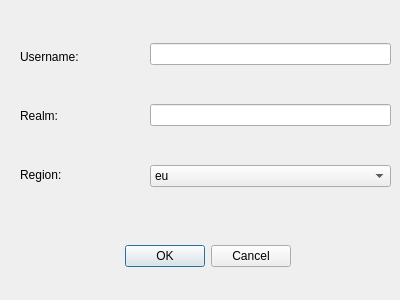
<?xml version="1.0" encoding="UTF-8"?>
<ui version="4.0">
 <class>newDialog</class>
 <widget class="QDialog" name="newDialog">
  <property name="geometry">
   <rect>
    <x>0</x>
    <y>0</y>
    <width>400</width>
    <height>300</height>
   </rect>
  </property>
  <property name="sizePolicy">
   <sizepolicy hsizetype="Fixed" vsizetype="Fixed">
    <horstretch>0</horstretch>
    <verstretch>0</verstretch>
   </sizepolicy>
  </property>
  <property name="minimumSize">
   <size>
    <width>400</width>
    <height>300</height>
   </size>
  </property>
  <property name="maximumSize">
   <size>
    <width>400</width>
    <height>300</height>
   </size>
  </property>
  <property name="windowTitle">
   <string>New Character</string>
  </property>
  <widget class="QDialogButtonBox" name="buttonBox">
   <property name="geometry">
    <rect>
     <x>30</x>
     <y>240</y>
     <width>261</width>
     <height>32</height>
    </rect>
   </property>
   <property name="orientation">
    <enum>Qt::Horizontal</enum>
   </property>
   <property name="standardButtons">
    <set>QDialogButtonBox::Cancel|QDialogButtonBox::Ok</set>
   </property>
  </widget>
  <widget class="QWidget" name="verticalLayoutWidget">
   <property name="geometry">
    <rect>
     <x>20</x>
     <y>30</y>
     <width>121</width>
     <height>171</height>
    </rect>
   </property>
   <layout class="QVBoxLayout" name="verticalLayout">
    <item>
     <widget class="QLabel" name="userLabel">
      <property name="text">
       <string>Username: </string>
      </property>
     </widget>
    </item>
    <item>
     <widget class="QLabel" name="realmLabel">
      <property name="text">
       <string>Realm: </string>
      </property>
      <property name="buddy">
       <cstring>realmLabel</cstring>
      </property>
     </widget>
    </item>
    <item>
     <widget class="QLabel" name="regionLabel">
      <property name="text">
       <string>Region: </string>
      </property>
     </widget>
    </item>
   </layout>
  </widget>
  <widget class="QWidget" name="verticalLayoutWidget_2">
   <property name="geometry">
    <rect>
     <x>150</x>
     <y>10</y>
     <width>241</width>
     <height>211</height>
    </rect>
   </property>
   <layout class="QVBoxLayout" name="verticalLayout_2">
    <item>
     <widget class="QLineEdit" name="user_data"/>
    </item>
    <item>
     <widget class="QLineEdit" name="realm_data"/>
    </item>
    <item>
     <widget class="QComboBox" name="region_data">
      <property name="currentIndex">
       <number>0</number>
      </property>
      <item>
       <property name="text">
        <string>eu</string>
       </property>
      </item>
      <item>
       <property name="text">
        <string>us</string>
       </property>
      </item>
     </widget>
    </item>
   </layout>
  </widget>
 </widget>
 <resources/>
 <connections>
  <connection>
   <sender>buttonBox</sender>
   <signal>accepted()</signal>
   <receiver>newDialog</receiver>
   <slot>accept()</slot>
   <hints>
    <hint type="sourcelabel">
     <x>248</x>
     <y>254</y>
    </hint>
    <hint type="destinationlabel">
     <x>157</x>
     <y>274</y>
    </hint>
   </hints>
  </connection>
  <connection>
   <sender>buttonBox</sender>
   <signal>rejected()</signal>
   <receiver>newDialog</receiver>
   <slot>reject()</slot>
   <hints>
    <hint type="sourcelabel">
     <x>290</x>
     <y>260</y>
    </hint>
    <hint type="destinationlabel">
     <x>286</x>
     <y>274</y>
    </hint>
   </hints>
  </connection>
 </connections>
</ui>
